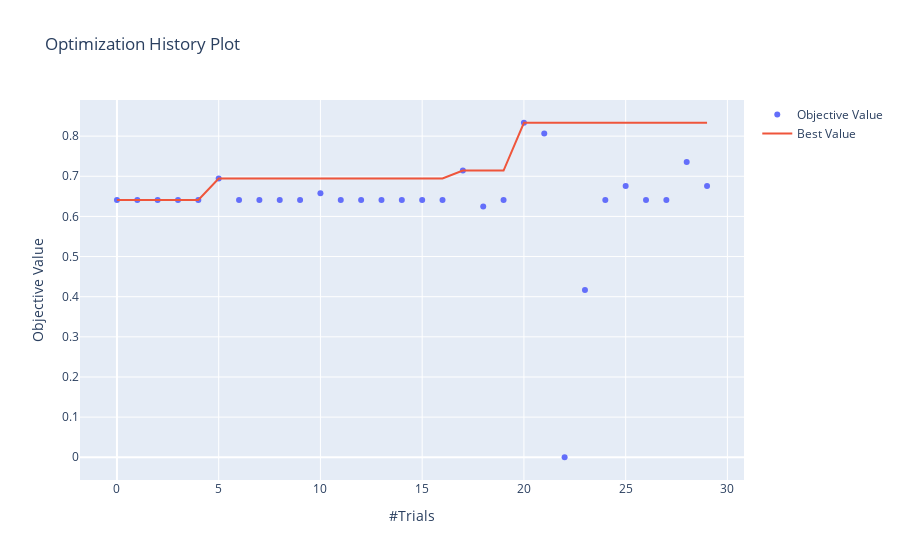

The cell this chart's notebook holds for it:
### Code cell
optuna.visualization.plot_optimization_history(study)

### Figure 1 — Plotly figure (JSON) as saved in the notebook; plotly's stock layout.template omitted (floating-point values rounded to 4 significant figures)
{"data": [{"mode": "markers", "name": "Objective Value", "type": "scatter", "x": [0, 1, 2, 3, 4, 5, 6, 7, 8, 9, 10, 11, 12, 13, 14, 15, 16, 17, 18, 19, 20, 21, 22, 23, 24, 25, 26, 27, 28, 29], "y": [0.641, 0.641, 0.641, 0.641, 0.641, 0.6944, 0.641, 0.641, 0.641, 0.641, 0.6579, 0.641, 0.641, 0.641, 0.641, 0.641, 0.641, 0.7143, 0.625, 0.641, 0.8333, 0.8065, 0, 0.4167, 0.641, 0.6757, 0.641, 0.641, 0.7353, 0.6757]}, {"name": "Best Value", "type": "scatter", "x": [0, 1, 2, 3, 4, 5, 6, 7, 8, 9, 10, 11, 12, 13, 14, 15, 16, 17, 18, 19, 20, 21, 22, 23, 24, 25, 26, 27, 28, 29], "y": [0.641, 0.641, 0.641, 0.641, 0.641, 0.6944, 0.6944, 0.6944, 0.6944, 0.6944, 0.6944, 0.6944, 0.6944, 0.6944, 0.6944, 0.6944, 0.6944, 0.7143, 0.7143, 0.7143, 0.8333, 0.8333, 0.8333, 0.8333, 0.8333, 0.8333, 0.8333, 0.8333, 0.8333, 0.8333]}], "layout": {"title": {"text": "Optimization History Plot"}, "xaxis": {"title": {"text": "#Trials"}}, "yaxis": {"title": {"text": "Objective Value"}}}}
